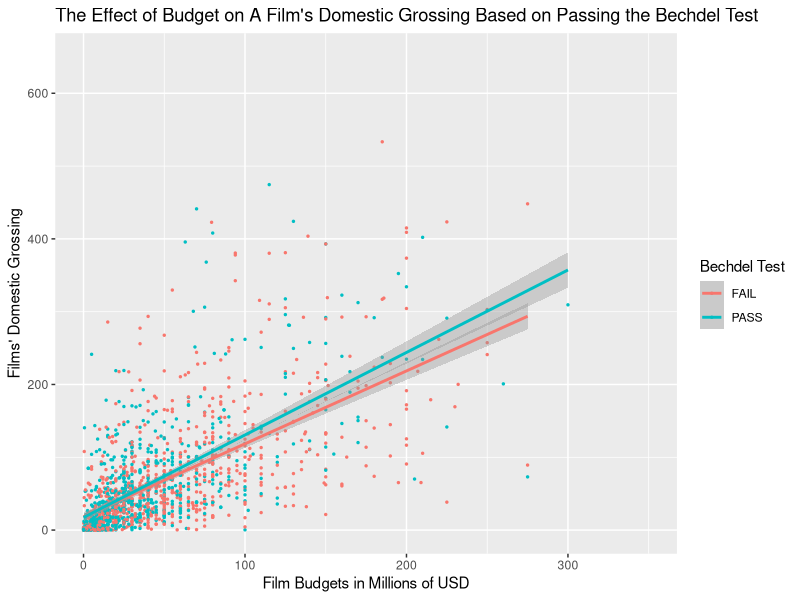

Recreate this plot in R.
## ---- chunk 1
library(tidyverse)
bechdel<- read.csv("bechdel_data.csv")
bechdel <- bechdel |>
  mutate(budget = as.numeric(budget),
         domgross = as.numeric(domgross)) |>
  mutate(budget_millions = budget/1000000, 
         domgross_millions = domgross/1000000)|>
  drop_na()

## ---- chunk 2
library(ggplot2)
bechdel_scatter <- bechdel |>
  ggplot(bechdel, mapping = aes(x = budget_millions, y = domgross_millions, color = binary)) + 
  geom_point(size = 0.5) + xlim(0, 350) +ylim(0, 650) + 
  geom_smooth(method = lm) + 
  labs(
    x = "Film Budgets in Millions of USD", 
    y = "Films' Domestic Grossing", 
    title = "The Effect of Budget on A Film's Domestic Grossing Based on Passing the Bechdel Test", 
    color = "Bechdel Test")
bechdel_scatter
## ---- chunk 3
library(broom)
m.lm <- lm(domgross_millions ~ binary +
           budget_millions + year, 
           data = bechdel)
broom::tidy(m.lm) |>
  select(term, estimate, p.value) |>
  knitr::kable(digits = 3)



